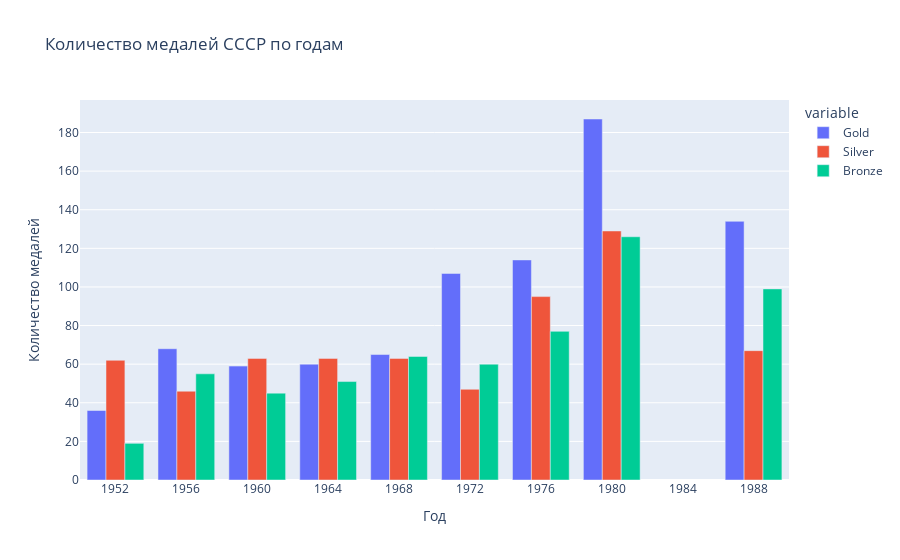

Source (notebook cell):
### Markdown cell above
8. Сколько золотых, серебряных и бронзовых медалей зарабатывал СССР отдельно по каждым играм?

### Code cell
ussr_data = df[df['Team'] == 'Soviet Union']

medal_counts = ussr_data.groupby(['Year', 'Medal']).size().unstack(fill_value=0)

medal_counts = medal_counts.reset_index()
fig = px.bar(medal_counts, 
             x='Year', 
             y=['Gold', 'Silver', 'Bronze'], 
             title='Количество медалей СССР по годам',
             labels={'value': 'Количество медалей', 'Year': 'Год'},
             barmode='group')


fig.update_layout(xaxis_title='Год', yaxis_title='Количество медалей')

fig.show()

### Figure 1 — Plotly figure (JSON) as saved in the notebook; plotly's stock layout.template omitted (floating-point values rounded to 4 significant figures)
{"data": [{"alignmentgroup": "True", "hovertemplate": "variable=Gold<br>Год=%{x}<br>Количество медалей=%{y}<extra></extra>", "legendgroup": "Gold", "marker": {"color": "#636efa", "pattern": {"shape": ""}}, "name": "Gold", "offsetgroup": "Gold", "orientation": "v", "showlegend": true, "textposition": "auto", "type": "bar", "x": [1952, 1956, 1960, 1964, 1968, 1972, 1976, 1980, 1988], "xaxis": "x", "y": [36, 68, 59, 60, 65, 107, 114, 187, 134], "yaxis": "y"}, {"alignmentgroup": "True", "hovertemplate": "variable=Silver<br>Год=%{x}<br>Количество медалей=%{y}<extra></extra>", "legendgroup": "Silver", "marker": {"color": "#EF553B", "pattern": {"shape": ""}}, "name": "Silver", "offsetgroup": "Silver", "orientation": "v", "showlegend": true, "textposition": "auto", "type": "bar", "x": [1952, 1956, 1960, 1964, 1968, 1972, 1976, 1980, 1988], "xaxis": "x", "y": [62, 46, 63, 63, 63, 47, 95, 129, 67], "yaxis": "y"}, {"alignmentgroup": "True", "hovertemplate": "variable=Bronze<br>Год=%{x}<br>Количество медалей=%{y}<extra></extra>", "legendgroup": "Bronze", "marker": {"color": "#00cc96", "pattern": {"shape": ""}}, "name": "Bronze", "offsetgroup": "Bronze", "orientation": "v", "showlegend": true, "textposition": "auto", "type": "bar", "x": [1952, 1956, 1960, 1964, 1968, 1972, 1976, 1980, 1988], "xaxis": "x", "y": [19, 55, 45, 51, 64, 60, 77, 126, 99], "yaxis": "y"}], "layout": {"autosize": true, "barmode": "group", "legend": {"title": {"text": "variable"}, "tracegroupgap": 0}, "title": {"text": "Количество медалей СССР по годам"}, "xaxis": {"anchor": "y", "autorange": true, "domain": [0, 1], "range": [1950, 1990], "title": {"text": "Год"}, "type": "linear"}, "yaxis": {"anchor": "x", "autorange": true, "domain": [0, 1], "range": [0, 196.8], "title": {"text": "Количество медалей"}, "type": "linear"}}}
